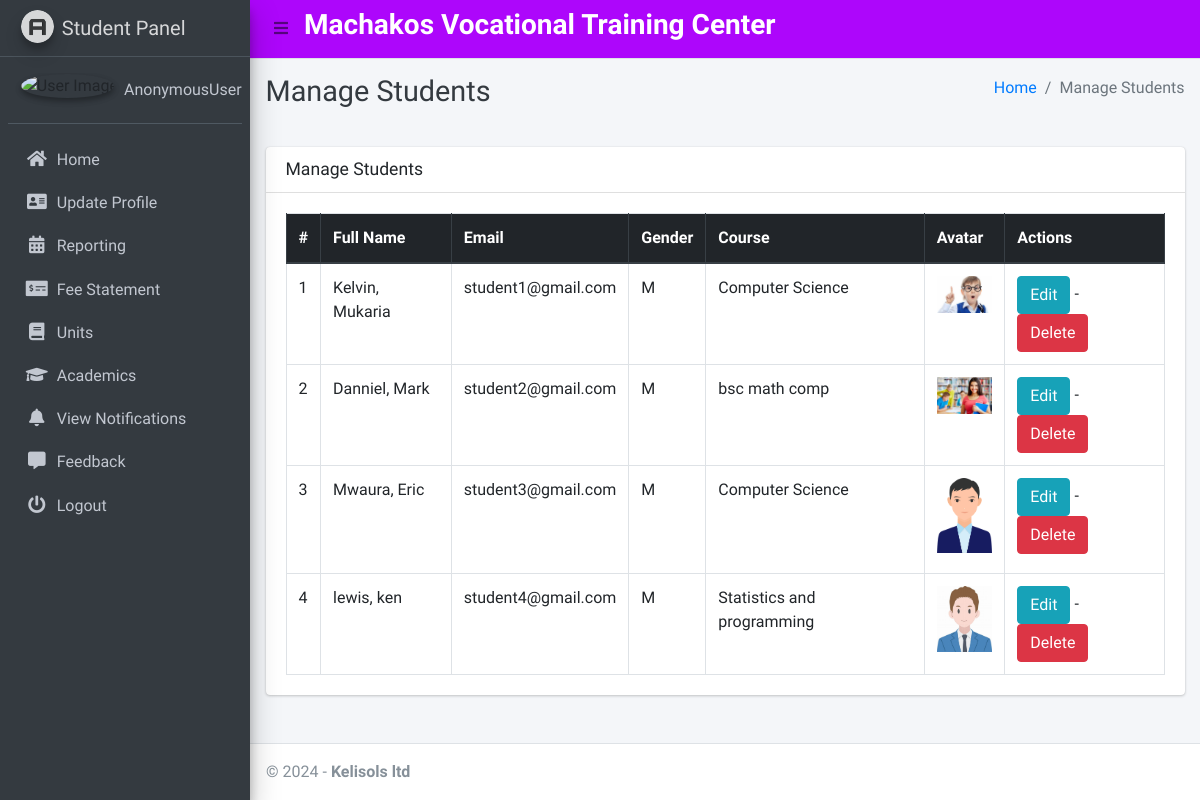
Page /student/manage/ on the committed database.
### main_app/models.py (models this page shows, shortened)
class CustomUser(AbstractUser):
    USER_TYPE = ((1, "HOD"), (2, "Staff"), (3, "Student"))
    GENDER = [("M", "Male"), ("F", "Female")]
    username = None  # Removed username, using email instead
    email = models.EmailField(unique=True)
    user_type = models.CharField(default=1, choices=USER_TYPE, max_length=1)
    gender = models.CharField(max_length=1, choices=GENDER)
    profile_pic = models.ImageField()
    address = models.TextField()
    fcm_token = models.TextField(default="")  # For firebase notifications
    created_at = models.DateTimeField(auto_now_add=True)
    updated_at = models.DateTimeField(auto_now=True)
    USERNAME_FIELD = "email"
    REQUIRED_FIELDS = []
    objects = CustomUserManager()

class Student(models.Model):
    admin = models.OneToOneField(CustomUser, on_delete=models.CASCADE)
    course = models.ForeignKey(Course, on_delete=models.DO_NOTHING, null=True, blank=False)
    session = models.ForeignKey(Session, on_delete=models.DO_NOTHING, null=True)

class Course(models.Model):
    name = models.CharField(max_length=120)
    created_at = models.DateTimeField(auto_now_add=True)
    updated_at = models.DateTimeField(auto_now=True)

### main_app/hod_views.py (the view)
# urls.py: path("student/manage/", hod_views.manage_student, name='manage_student'),
def manage_student(request):
    students = CustomUser.objects.filter(user_type=3)
    context = {
        'students': students,
        'page_title': 'Manage Students'
    }
    return render(request, "hod_template/manage_student.html", context)

### main_app/templates/hod_template/manage_student.html
{% extends 'main_app/base.html' %}
{% load static %}
{% block page_title %}{{page_title}}{% endblock page_title %}
{% block content %}
<section class="content">
    <div class="container-fluid">
        <div class="row">
            <div class="col-md-12">
                <div class="card">
                    <div class="card-header">
                        <h3 class="card-title">{{page_title}}</h3>
                    </div>
                    <div class="card-body">
                        <table id="example2" class="table table-bordered table-hover">
                            <thead class="thead-dark">
                                <tr>
                                    <th>#</th>
                                    <th>Full Name</th>
                                    <th>Email</th>
                                    <th>Gender</th>
                                    <th>Course</th>
                                    <th>Avatar</th>
                                    <th>Actions</th>
                                </tr>
                            </thead>
                            <tbody>
                                {% for student in students %}
                                <tr>
                                    <td>{{ forloop.counter }}</td>
                                    <td>{{student.last_name}}, {{student.first_name}}</td>
                                    <td>{{student.email}}</td>
                                    <td>{{student.gender}}</td>
                                    <td>{{student.student.course.name}}</td>
                                    <td>
                                        {% if student.profile_pic == ""  %}
                                        No Image
                                        {% else %}
                                        <img class="img img-fluid mb-2" height="56" width="56"
                                            src="{{student.profile_pic}}" alt="">
                                        {% endif %}
                                    </td>
                                    <td><a href="{% url 'edit_student' student.student.id %}" class="btn btn-info">Edit</a> -
                                        <a href="{% url 'delete_student' student.student.id %}" class="btn btn-danger" onclick="return confirm('Are you sure about this ?')">Delete</a>
                                    </td>
                                </tr>
                                {% endfor %}
                            </tbody>
                        </table>
                    </div>
                </div>
            </div>
        </div>
    </div>
</section>
{% endblock content %}

### rows in the picture
CustomUser: last_name "Kelvin", first_name "Mukaria", email "student1@gmail.com", gender "M", student.course.name "Computer Science", shows a picture
CustomUser: last_name "Danniel", first_name "Mark", email "student2@gmail.com", gender "M", student.course.name "bsc math comp", profile_pic (picture)
CustomUser: last_name "Mwaura", first_name "Eric", email "student3@gmail.com", gender "M", student.course.name "Computer Science", profile_pic (picture)
CustomUser: last_name "lewis", first_name "ken", email "student4@gmail.com", gender "M", student.course.name "Statistics and programming", shows a picture

### other values in the picture
{{ user }} "AnonymousUser"
{{ page_title }} "Manage Students"
